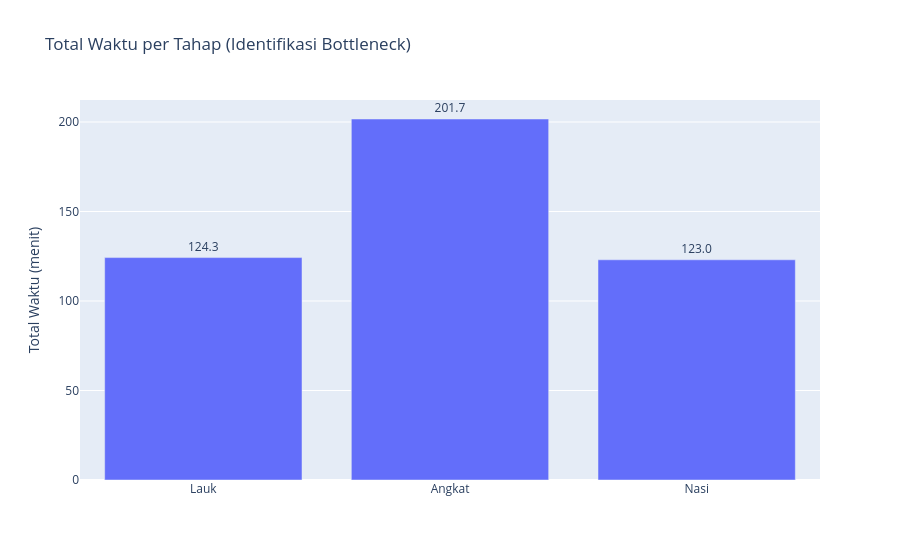

Notebook code for this chart:
### Code cell
# CELL 8 - Bottleneck

total_lauk = df["lauk"].sum()
total_angkat = df["angkat"].sum()
total_nasi = df["nasi"].sum()

fig = go.Figure()

fig.add_trace(go.Bar(
    x=["Lauk", "Angkat", "Nasi"],
    y=[total_lauk, total_angkat, total_nasi],
    text=[f"{total_lauk:.1f}", f"{total_angkat:.1f}", f"{total_nasi:.1f}"],
    textposition="outside"
))

fig.update_layout(
    title="Total Waktu per Tahap (Identifikasi Bottleneck)",
    yaxis_title="Total Waktu (menit)"
)

fig.show()

### Figure 1 — Plotly figure (JSON) as saved in the notebook; plotly's stock layout.template omitted (floating-point values rounded to 4 significant figures)
{"data": [{"text": ["124.3", "201.7", "123.0"], "textposition": "outside", "type": "bar", "x": ["Lauk", "Angkat", "Nasi"], "y": [124.3, 201.7, 123.0]}], "layout": {"title": {"text": "Total Waktu per Tahap (Identifikasi Bottleneck)"}, "yaxis": {"title": {"text": "Total Waktu (menit)"}}}}
